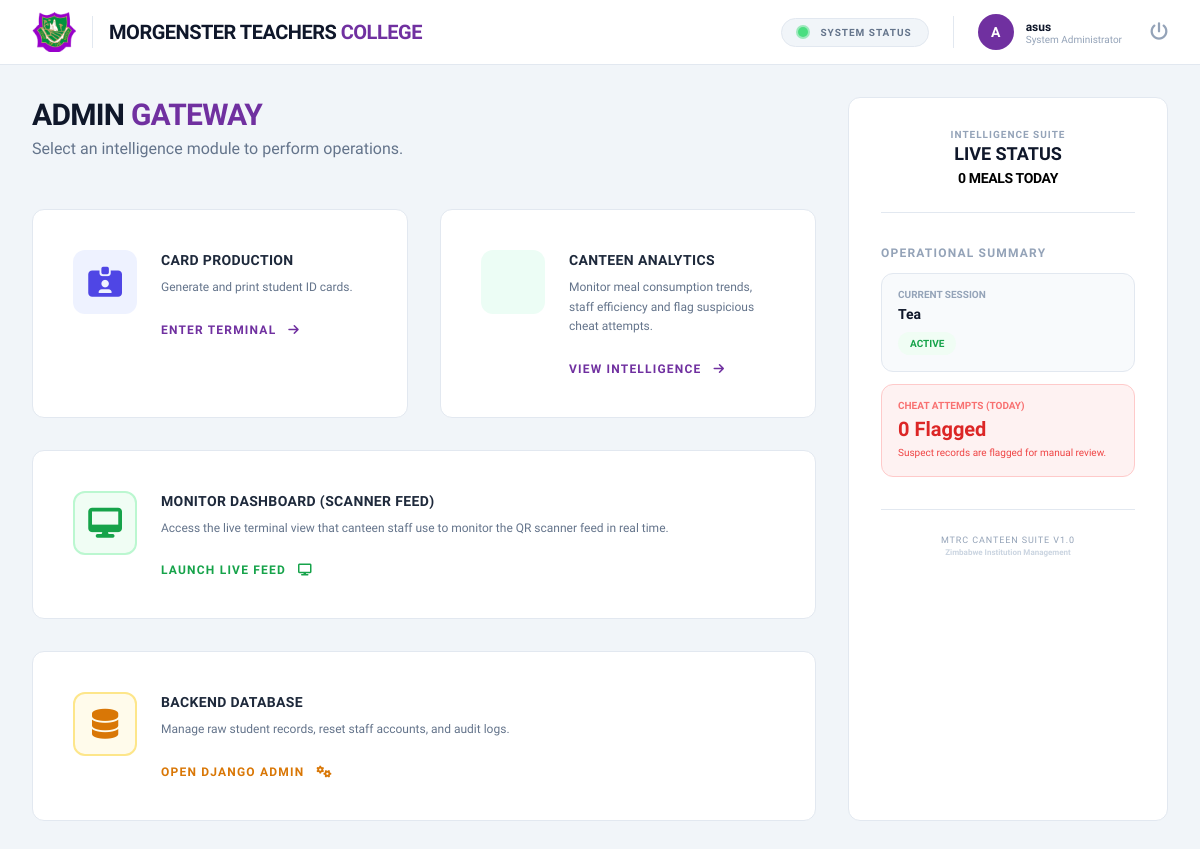
/canteen/gateway/ (signed in), run on an earlier commit of the app's database.
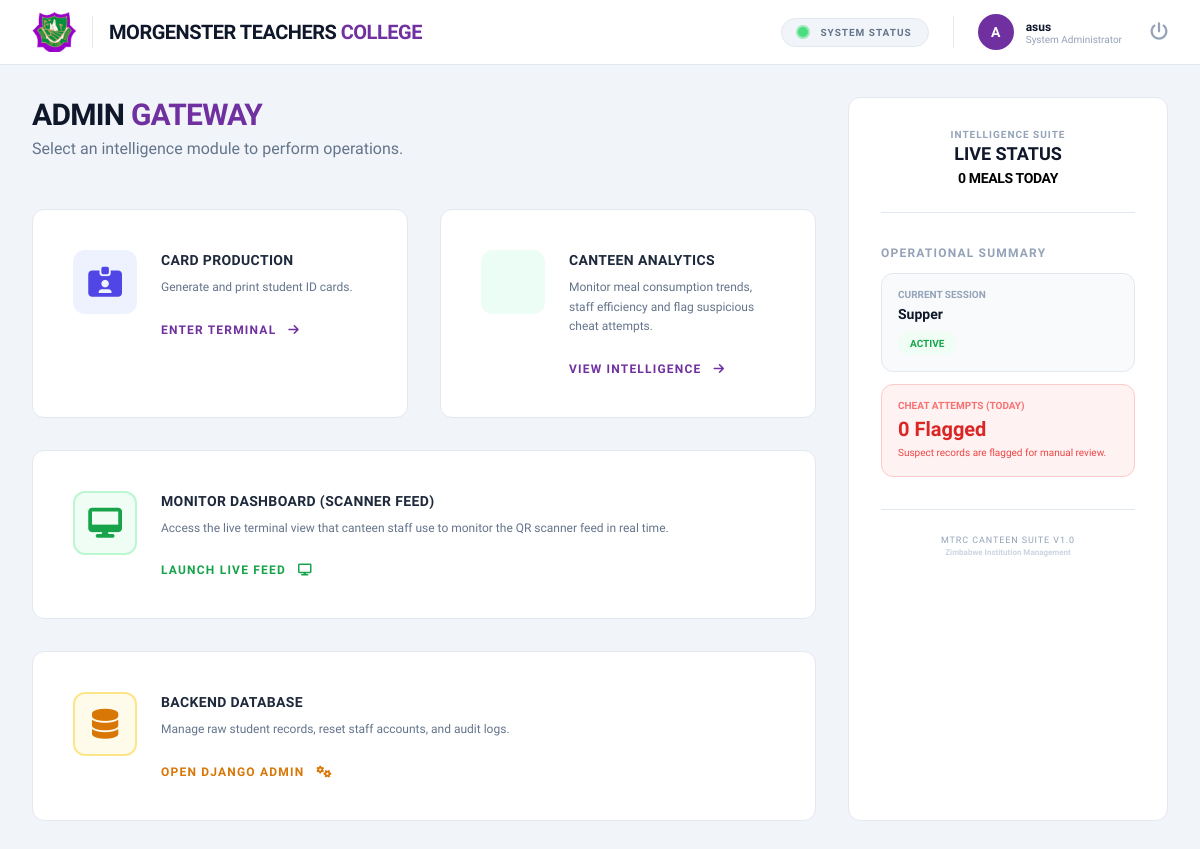
And on a later commit of the database.
### canteen/models.py (models this page shows, shortened)
class CanteenSession(models.Model):
    MEAL_CHOICES = [
        ('Breakfast', 'Breakfast'),
        ('Tea', 'Tea'),
        ('Lunch', 'Lunch'),
        ('Supper', 'Supper'),
    ]
    staff_member = models.ForeignKey(User, on_delete=models.CASCADE)
    meal_type = models.CharField(max_length=20, choices=MEAL_CHOICES)
    start_time = models.DateTimeField(auto_now_add=True)
    is_active = models.BooleanField(default=True)

### canteen/views.py (the view, shortened to what this page needs)
# urls.py: path('gateway/', views.admin_gateway, name='admin_gateway'),
@login_required
@user_passes_test(is_admin)
def admin_gateway(request):
    today = timezone.now().date()
    context = {
        'today_meals': MealLog.objects.filter(timestamp__date=today).count(),
        'today_cheats': CheatAttempt.objects.filter(attempt_time__date=today).count(),
        'active_session': get_current_meal(),
    }
    return render(request, 'adminstration/admin_gateway.html', context)

### canteen/views.py (called while the page is built)
def get_current_meal():
    active_session = CanteenSession.objects.filter(is_active=True).last()
    return active_session.meal_type if active_session else None

def is_admin(user):
    return user.is_superuser or user.is_staff

### templates/adminstration/admin_gateway.html (shortened to what the changed rows need)
{% load static %}
<!DOCTYPE html>
<html lang="en">
<head>
    <script src="https://cdn.tailwindcss.com"></script>
    <link rel="stylesheet" href="https://cdnjs.cloudflare.com/ajax/libs/font-awesome/6.4.0/css/all.min.css">
</head>
<body class="min-h-screen flex flex-col">
    <nav class="w-full bg-white border-b border-slate-200 px-8 py-3 flex justify-between items-center sticky top-0 z-50">
        <div class="flex items-center gap-4">
    <h1 class="text-xl font-extrabold text-slate-900 tracking-tight uppercase">
        Morgenster Teachers <span class="mtrc-purple">College</span>
    </h1>
</div>
    </nav>
    <main class="flex-grow flex p-8 gap-8">
        <div class="flex-grow grid grid-cols-2 gap-8 content-start">
            <header class="col-span-2 mb-4">
                <h2 class="text-3xl font-black text-slate-900 tracking-tight uppercase">Admin <span class="mtrc-purple">Gateway</span></h2>
            </header>
        </div>
        <aside class="w-80 flex-shrink-0 gateway-card p-8 space-y-8">
            <div class="space-y-3">
                <div class="bg-slate-50 p-4 rounded-xl border border-slate-200">
                    <p class="text-[10px] font-black text-slate-400 uppercase leading-none">Current Session</p>
                    <p class="text-sm font-bold text-slate-900 mt-1">{{ active_session|default:"System Idle" }}</p>
                    {% if active_session %}
                        <div class="mt-2 text-[10px] font-black text-green-600 bg-green-50 px-3 py-1 rounded-full w-fit">ACTIVE</div>
                    {% endif %}
                </div>
            </div>
        </aside>
    </main>
</body>
</html>

What changed in the data, as far as the page shows it:
no longer on this page (row edited): CanteenSession: meal_type "Tea"
added CanteenSession: meal_type "Supper"
